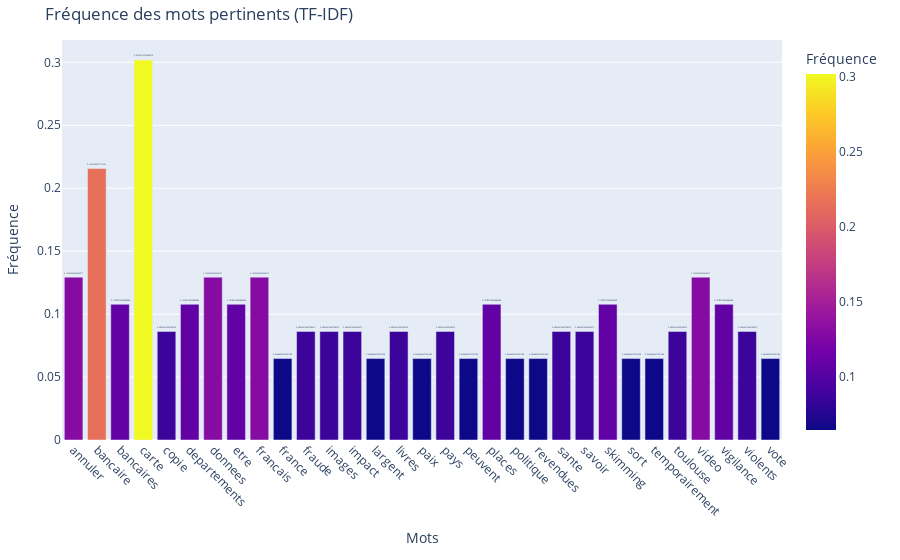

Notebook cell for this chart:
### Markdown cell above
Visualisation de la distribution des fréquences des mots

### Code cell
import plotly.express as px

# Créer un graphique avec les mots pertinents
fig = px.bar(filtered_tfidf_df, x='Mot', y='Fréquence', title="Fréquence des mots pertinents (TF-IDF)",
             text='Fréquence', color='Fréquence', hover_name='Mot')

# Personnaliser le graphique
fig.update_traces(textposition='outside')
fig.update_layout(
    xaxis_title='Mots', yaxis_title='Fréquence',
    xaxis=dict(tickangle=45),
    margin=dict(l=40, r=20, t=40, b=120)
)

# Afficher le graphique
fig.show()

### Figure 1 — Plotly figure (JSON) as saved in the notebook; plotly's stock layout.template omitted (floating-point values rounded to 4 significant figures)
{"data": [{"alignmentgroup": "True", "hovertemplate": "<b>%{hovertext}</b><br><br>Mot=%{x}<br>Fréquence=%{marker.color}<extra></extra>", "hovertext": ["annuler", "bancaire", "bancaires", "carte", "copie", "departements", "donnees", "etre", "francais", "france", "fraude", "images", "impact", "largent", "livres", "paix", "pays", "peuvent", "places", "politique", "revendues", "sante", "savoir", "skimming", "sort", "temporairement", "toulouse", "video", "vigilance", "violents", "vote"], "legendgroup": "", "marker": {"color": [0.1294, 0.2156, 0.1078, 0.3019, 0.08625, 0.1078, 0.1294, 0.1078, 0.1294, 0.06468, 0.08625, 0.08625, 0.08625, 0.06468, 0.08625, 0.06468, 0.08625, 0.06468, 0.1078, 0.06468, 0.06468, 0.08625, 0.08625, 0.1078, 0.06468, 0.06468, 0.08625, 0.1294, 0.1078, 0.08625, 0.06468], "coloraxis": "coloraxis", "pattern": {"shape": ""}}, "name": "", "offsetgroup": "", "orientation": "v", "showlegend": false, "text": [0.1294, 0.2156, 0.1078, 0.3019, 0.08625, 0.1078, 0.1294, 0.1078, 0.1294, 0.06468, 0.08625, 0.08625, 0.08625, 0.06468, 0.08625, 0.06468, 0.08625, 0.06468, 0.1078, 0.06468, 0.06468, 0.08625, 0.08625, 0.1078, 0.06468, 0.06468, 0.08625, 0.1294, 0.1078, 0.08625, 0.06468], "textposition": "outside", "type": "bar", "x": ["annuler", "bancaire", "bancaires", "carte", "copie", "departements", "donnees", "etre", "francais", "france", "fraude", "images", "impact", "largent", "livres", "paix", "pays", "peuvent", "places", "politique", "revendues", "sante", "savoir", "skimming", "sort", "temporairement", "toulouse", "video", "vigilance", "violents", "vote"], "xaxis": "x", "y": [0.1294, 0.2156, 0.1078, 0.3019, 0.08625, 0.1078, 0.1294, 0.1078, 0.1294, 0.06468, 0.08625, 0.08625, 0.08625, 0.06468, 0.08625, 0.06468, 0.08625, 0.06468, 0.1078, 0.06468, 0.06468, 0.08625, 0.08625, 0.1078, 0.06468, 0.06468, 0.08625, 0.1294, 0.1078, 0.08625, 0.06468], "yaxis": "y"}], "layout": {"barmode": "relative", "coloraxis": {"colorbar": {"title": {"text": "Fréquence"}}, "colorscale": [[0, "#0d0887"], [0.1111, "#46039f"], [0.2222, "#7201a8"], [0.3333, "#9c179e"], [0.4444, "#bd3786"], [0.5556, "#d8576b"], [0.6667, "#ed7953"], [0.7778, "#fb9f3a"], [0.8889, "#fdca26"], [1, "#f0f921"]]}, "legend": {"tracegroupgap": 0}, "margin": {"b": 120, "l": 40, "r": 20, "t": 40}, "title": {"text": "Fréquence des mots pertinents (TF-IDF)"}, "xaxis": {"anchor": "y", "domain": [0, 1], "tickangle": 45, "title": {"text": "Mots"}}, "yaxis": {"anchor": "x", "domain": [0, 1], "title": {"text": "Fréquence"}}}}
